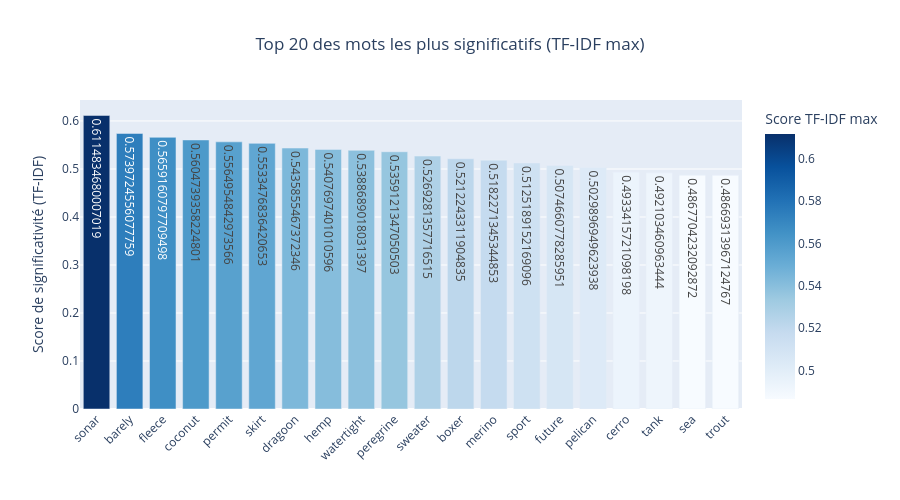

Notebook code cell kept with this figure:
### Code cell
import plotly.express as px


fig = px.bar(
    top_20,
    x='token',                         # les mots en abscisse
    y='max_tfidf',                     # le score TF-IDF en ordonnée
    text='max_tfidf',                  # affiche la valeur sur chaque barre
    title='Top 20 des mots les plus significatifs (TF-IDF max)',  
    labels={'token': 'Mot', 'max_tfidf': 'Score TF-IDF max'},    
    color='max_tfidf',                 # couleur selon l'importance
    color_continuous_scale='Blues'     
)


fig.update_layout(
    xaxis_tickangle=-45,               # incliner les mots
    xaxis_title='',                   
    yaxis_title='Score de significativité (TF-IDF)',
    uniformtext_minsize=10,
    uniformtext_mode='hide',
    title_x=0.5,                       # centrer le titre
    height=500                         # taille correcte
)

# Afficher le graphique
fig.show()

### Figure 1 — Plotly figure (JSON) as saved in the notebook; plotly's stock layout.template omitted (floating-point values rounded to 4 significant figures)
{"data": [{"hovertemplate": "Mot=%{x}<br>Score TF-IDF max=%{marker.color}<extra></extra>", "legendgroup": "", "marker": {"color": [0.6115, 0.574, 0.5659, 0.5605, 0.5565, 0.5533, 0.5436, 0.5408, 0.5389, 0.5359, 0.5269, 0.5212, 0.5182, 0.5125, 0.5075, 0.503, 0.4933, 0.4921, 0.4868, 0.4867], "coloraxis": "coloraxis", "pattern": {"shape": ""}}, "name": "", "orientation": "v", "showlegend": false, "text": [0.6115, 0.574, 0.5659, 0.5605, 0.5565, 0.5533, 0.5436, 0.5408, 0.5389, 0.5359, 0.5269, 0.5212, 0.5182, 0.5125, 0.5075, 0.503, 0.4933, 0.4921, 0.4868, 0.4867], "textposition": "auto", "type": "bar", "x": ["sonar", "barely", "fleece", "coconut", "permit", "skirt", "dragoon", "hemp", "watertight", "peregrine", "sweater", "boxer", "merino", "sport", "future", "pelican", "cerro", "tank", "sea", "trout"], "xaxis": "x", "y": [0.6115, 0.574, 0.5659, 0.5605, 0.5565, 0.5533, 0.5436, 0.5408, 0.5389, 0.5359, 0.5269, 0.5212, 0.5182, 0.5125, 0.5075, 0.503, 0.4933, 0.4921, 0.4868, 0.4867], "yaxis": "y"}], "layout": {"barmode": "relative", "coloraxis": {"colorbar": {"title": {"text": "Score TF-IDF max"}}, "colorscale": [[0, "rgb(247,251,255)"], [0.125, "rgb(222,235,247)"], [0.25, "rgb(198,219,239)"], [0.375, "rgb(158,202,225)"], [0.5, "rgb(107,174,214)"], [0.625, "rgb(66,146,198)"], [0.75, "rgb(33,113,181)"], [0.875, "rgb(8,81,156)"], [1, "rgb(8,48,107)"]]}, "height": 500, "legend": {"tracegroupgap": 0}, "title": {"text": "Top 20 des mots les plus significatifs (TF-IDF max)", "x": 0.5}, "uniformtext": {"minsize": 10, "mode": "hide"}, "xaxis": {"anchor": "y", "domain": [0, 1], "tickangle": -45, "title": {"text": ""}}, "yaxis": {"anchor": "x", "domain": [0, 1], "title": {"text": "Score de significativité (TF-IDF)"}}}}
